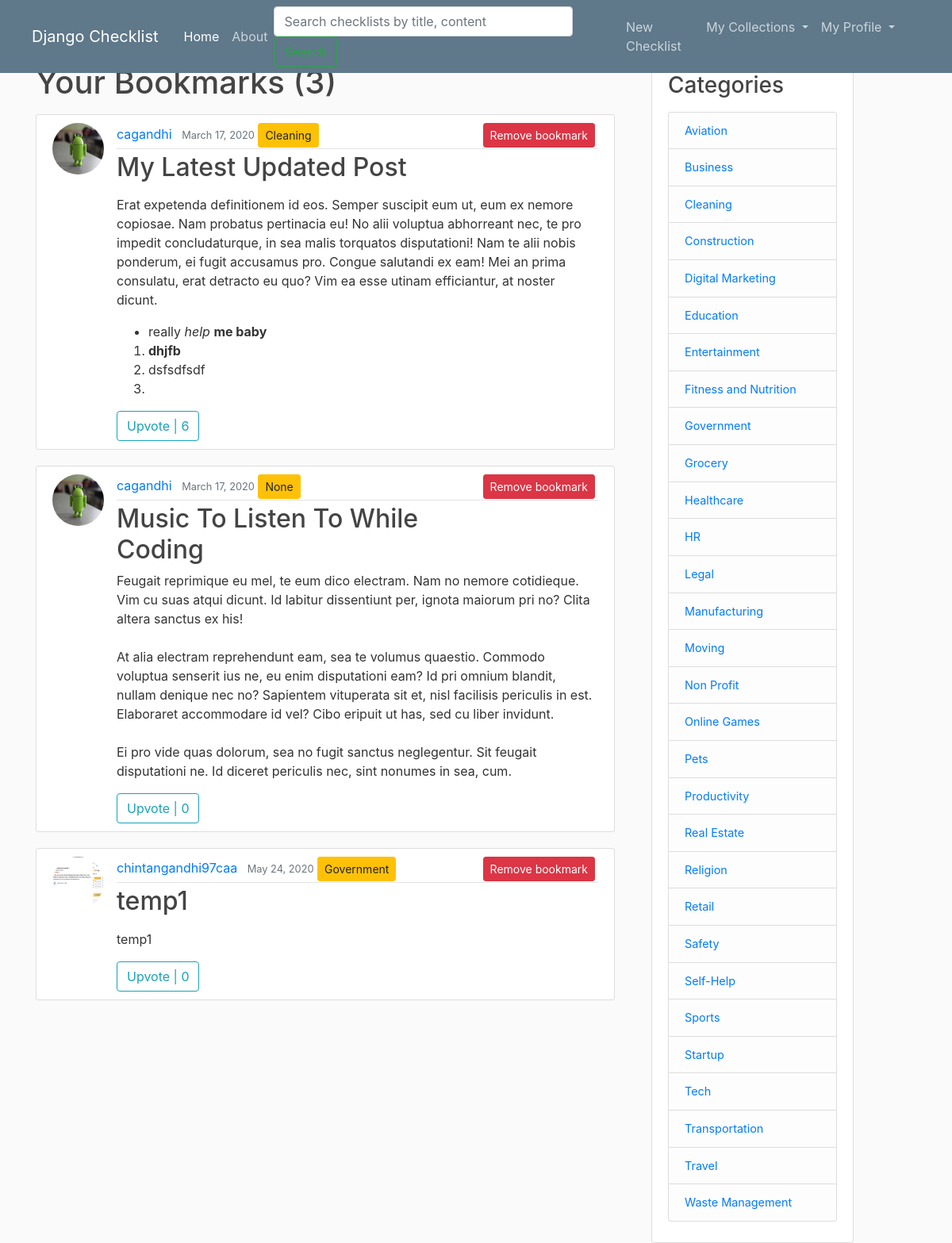
The page /bookmarks/ (signed in) on the database its author committed.
### checklist/models.py (models this page shows, shortened)
class Bookmark(models.Model):
	user = models.ForeignKey(User, on_delete=models.CASCADE)
	checklist = models.ForeignKey(Checklist, on_delete=models.CASCADE)

class Checklist(models.Model):
	title = models.CharField(max_length=100)
	content = RichTextField()
	date_posted = models.DateTimeField(default=timezone.now)
	author = models.ForeignKey(User, on_delete = models.CASCADE)
	visibility = models.IntegerField(default=0)
	category = models.ForeignKey('Category', null=True, on_delete = models.SET_NULL)

class Category(models.Model):
	name = models.CharField(max_length=30)
	def __str__(self):
		return self.name

### users/models.py (models this page shows, shortened)
class Profile(models.Model):
	user = models.OneToOneField(User, on_delete = models.CASCADE)
	image = models.ImageField(default='default.jpg', upload_to='profile_pics')

### checklist/views.py (the view)
# urls.py: path('bookmarks/', BookmarkChecklistListView.as_view(), name='bookmarks'),
class BookmarkChecklistListView(ListView):
	model = Bookmark
	template_name = 'checklist/bookmark_checklists.html'
	paginate_by = 5
	def get_context_data(self, **kwargs):
		context = super(BookmarkChecklistListView, self).get_context_data(**kwargs)
		upvotes_cnt_list = []
		bookmarks_var = Bookmark.objects.filter(user=self.request.user)
		for bookmark in bookmarks_var:
			upvotes_cnt_list.append(Upvote.objects.filter(checklist=bookmark.checklist).count())
		checklist_upvotes = zip(bookmarks_var, upvotes_cnt_list)
		paginator = Paginator(list(checklist_upvotes), self.paginate_by)
		page = self.request.GET.get('page')
		try:
			page_checklist_upvotes = paginator.page(page)
		except PageNotAnInteger:
			page_checklist_upvotes = paginator.page(1)
		except EmptyPage:
			page_checklist_upvotes = paginator.page(paginator.num_pages)
		context['checklist_upvotes'] = page_checklist_upvotes
		context['title'] = 'bookmarks'
		context['is_paginated'] = page_checklist_upvotes.has_other_pages
		return context

### checklist/context_processors.py (called while the page is built)
def add_variable_to_context(request):
	return {
		'category_list': Category.objects.all()
	}

### checklist/templates/checklist/bookmark_checklists.html (shortened to what this page needs)
{% extends "checklist/base.html" %}
{% block content %}
	<h1 class="mb-3">Your Bookmarks ({{ checklist_upvotes.paginator.count }})</h1>
	{% for bookmark, uvote in checklist_upvotes %}
		<article class="media content-section">
			<img class="rounded-circle article-img" src="{{ bookmark.checklist.author.profile.image.url }}">
			<div class="media-body">
				<div class="article-metadata">
					<a class="mr-2" href="{% url 'user-checklists' bookmark.checklist.author.username %}">{{ bookmark.checklist.author }}</a>
					<small class="text-muted">{{ bookmark.checklist.date_posted|date:'F d, Y' }}</small>
					<a class="btn btn-sm btn-warning" href="{% url 'category' bookmark.checklist.category %}" >{{ bookmark.checklist.category }}</a>
					<a style="float: right;" class="btn btn-danger btn-sm mb-3 mr-1" href="{% url 'checklist-bookmark' bookmark.checklist.id %}">Remove bookmark</a>
				</div>
				<h2><a class="article-title" href="{% url 'checklist-detail' bookmark.checklist.id %}">{{ bookmark.checklist.title }}</a></h2>
				<p class="article-content">{{ bookmark.checklist.content|safe }}</p>
				{% if user.is_authenticated and bookmark.checklist.author.username != user.username %}
					<a class="btn btn-outline-info" href="{% url 'checklist-upvote' bookmark.checklist.id %}">Upvote | {{ uvote }}</a>
				{% else %}
					<a class="btn btn-outline-info disabled">{{ uvote }} Upvotes</a>
				{% endif %}
			</div>
		</article>
	{% endfor %}
{% endblock content  %}

### checklist/templates/checklist/base.html (shortened to what this page needs)
{% load static %}
<!DOCTYPE html>
<html>
<head>
    <link rel="stylesheet" href="https://stackpath.bootstrapcdn.com/bootstrap/4.4.1/css/bootstrap.min.css">
    <link rel="stylesheet" type="text/css" href="{% static 'Checklist/main.css' %}">
</head>
<body>
	<header class="site-header">
        <nav class="navbar navbar-expand-md navbar-dark bg-steel fixed-top">
            <div class="navbar-brand mr-4 ml-4">Django Checklist</div>
            <div class="collapse navbar-collapse" id="navbarToggle">
                <ul class="navbar-nav mr-auto">
                  <li class="nav-item active"> <a class="nav-item nav-link" href="{% url 'checklist-home' %}">Home</a> </li>
                  <li class="nav-item"> <a class="nav-item nav-link" href="{% url 'checklist-about' %}">About</a> </li>
                </ul>
                <form class="form-inline mt-2 mt-md-0" action="{% url 'search' %}" method="get" placeholder="Search" aria-label="Search">
                    <input type="text" size="30" maxlength="30" placeholder="Search checklists by title, content" name="q" value="" class="form-control mr-sm-2" id="q">
                    <input type="submit" value="Search" class="btn btn-outline-success my-2 my-sm-0">
                </form>
                <ul class="navbar-nav mr-5">
                    {% if user.is_authenticated %}
                        <li><a class="nav-item nav-link" href="{% url 'checklist-create' %}">New Checklist</a></li>
                        <li class="nav-item dropdown">
                            <a class="nav-link dropdown-toggle" href="#" id="navbarDropdown" role="button" data-toggle="dropdown" aria-haspopup="true" aria-expanded="false"> My Collections </a>
                        </li>
                        <li class="nav-item dropdown">
                            <a class="nav-link dropdown-toggle" href="#" id="navbarDropdown" role="button" data-toggle="dropdown" aria-haspopup="true" aria-expanded="false"> My Profile </a>
                        </li>
                    {% else %}
                        <a class="nav-item nav-link" href="{% url 'login' %}">Login</a>
                        <a class="nav-item nav-link" href="{% url 'register' %}">Register</a>
                    {% endif %}
                </ul>
            </div>
    </nav>
    </header>
	<main role="main" class="container">
      <div class="row">
        <div class="col-md-8">
          {% block content %}{% endblock %}
        </div>
        <div class="col-md-3 ml-3">
          <div class="content-section" style="font-size: 0.9em">
            <h3>Categories</h3>
            <p class='text-muted'>
              <ul class="list-group">
                {% for category in category_list %}
                    <li class="list-group-item list-group-item-light">
                        <a href="{% url 'category' category %}">{{ category }}</a>
                    </li>
                {% endfor %}
              </ul>
            </p>
          </div>
        </div>
      </div>
    </main>
</body>
</html>

### checklist/static/checklist/main.css (style rules this page uses)
body { background: #fafafa; color: #333333; margin-top: 5rem; }
h1, h2, h3, h4, h5, h6 { color: #444444; }
ul { margin: 0; }
.bg-steel { background-color: #5f788a; }
.site-header .navbar-nav .nav-link { color: #cbd5db; }
.content-section { background: #ffffff; padding: 10px 20px; border: 1px solid #dddddd; border-radius: 3px; margin-bottom: 20px; }
.article-title { color: #444444; }
.article-content { white-space: pre-line; }
.article-img { height: 65px; width: 65px; margin-right: 16px; }
.article-metadata { padding-bottom: 1px; margin-bottom: 4px; border-bottom: 1px solid #e3e3e3 }

### rows shown on the page
Bookmark: checklist.author.profile.image (picture), checklist.author "cagandhi", checklist.date_posted "March 17, 2020", checklist.category "Cleaning", checklist "My Latest Updated Post", checklist.content "Erat expetenda definitionem id eos. Semper suscipit eum ut, eum ex nemore copiosae. Nam probatus pertinacia eu! No alii voluptua abhorreant nec, te pro impedit concludaturque, in sea malis torquatos disputationi! Nam te alii nobis ponderum, ei fugit accusamus pro. Congue salutandi ex eam! Mei an prima consulatu, erat detracto eu quo? Vim ea esse utinam efficiantur, at noster dicunt. really help me baby dhjfb dsfsdfsdf", uvote "6"
Bookmark: checklist.author.profile.image (picture), checklist.author "cagandhi", checklist.date_posted "March 17, 2020", checklist.category "None", checklist "Music To Listen To While Coding", checklist.content "Feugait reprimique eu mel, te eum dico electram. Nam no nemore cotidieque. Vim cu suas atqui dicunt. Id labitur dissentiunt per, ignota maiorum pri no? Clita altera sanctus ex his! At alia electram reprehendunt eam, sea te volumus quaestio. Commodo voluptua senserit ius ne, eu enim disputationi eam? Id pri omnium blandit, nullam denique nec no? Sapientem vituperata sit et, nisl facilisis periculis in est. Elaboraret accommodare id vel? Cibo eripuit ut has, sed cu liber invidunt. Ei pro vide quas dolorum, sea no fugit sanctus neglegentur. Sit feugait disputationi ne. Id diceret periculis nec, sint nonumes in sea, cum.", uvote "0"
Bookmark: checklist.author.profile.image (picture), checklist.author "chintangandhi97caa", checklist.date_posted "May 24, 2020", checklist.category "Government", checklist "temp1", checklist.content "temp1", uvote "0"
Category: name "Aviation"
Category: name "Business"
Category: name "Cleaning"
Category: name "Construction"
Category: name "Digital Marketing"
Category: name "Education"
Category: name "Entertainment"
Category: name "Fitness and Nutrition"
Category: name "Government"
Category: name "Grocery"
Category: name "Healthcare"
Category: name "HR"
Category: name "Legal"
Category: name "Manufacturing"
Category: name "Moving"
Category: name "Non Profit"
Category: name "Online Games"
Category: name "Pets"
Category: name "Productivity"
Category: name "Real Estate"
Category: name "Religion"
Category: name "Retail"
Category: name "Safety"
Category: name "Self-Help"
Category: name "Sports"
Category: name "Startup"
Category: name "Tech"
Category: name "Transportation"
Category: name "Travel"
Category: name "Waste Management"

### other values the page prints
{{ checklist_upvotes.paginator.count }} "3"
